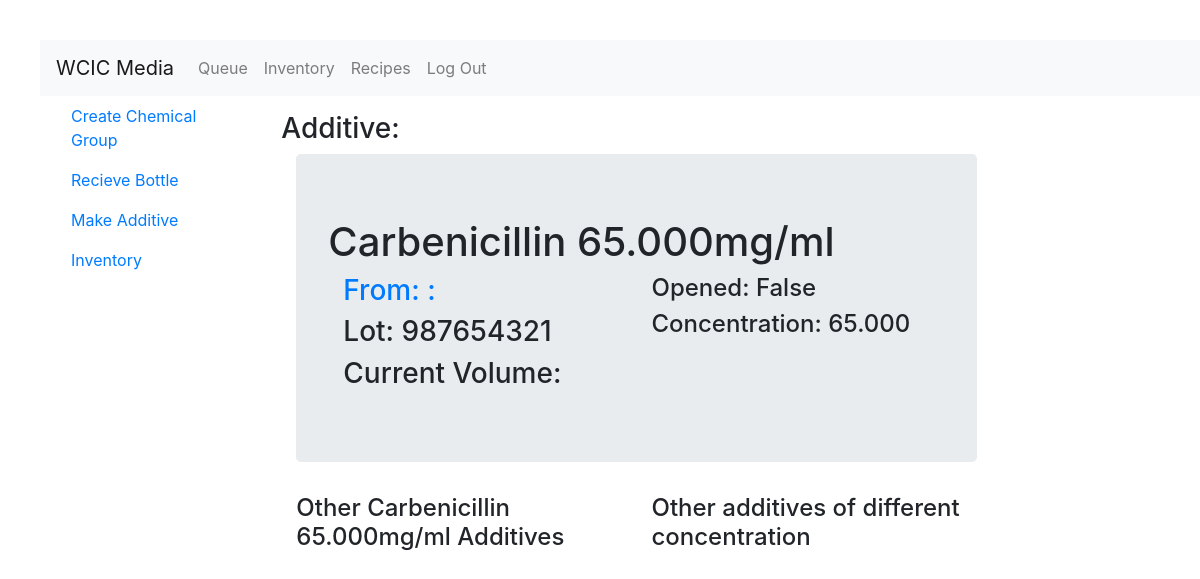
Page /inventory/additive/3 (signed in) on the committed database.
### inventory/models.py (models this page shows, shortened)
class Additive(models.Model):
    bottle = models.ForeignKey(Bottle,on_delete=models.CASCADE)
    concentration = models.DecimalField(max_digits=10,decimal_places=3)
    date_made = models.DateTimeField()
    made_by = models.ForeignKey(User,on_delete=models.CASCADE)
    batchid = models.CharField(max_length=256)
    filtered = models.BooleanField()
    volume = models.DecimalField(default=0.0,max_digits=10,decimal_places=3)
    class Meta:
        ordering = ['bottle','concentration']

class Bottle(models.Model):
    chemical = models.ForeignKey(Chemical,on_delete=models.CASCADE)
    company = models.CharField(max_length=256)
    catalog_number = models.CharField(max_length=256)
    base_volume = models.DecimalField(default=0.0,max_digits=10,decimal_places=3)
    lot_number = models.CharField(max_length=256)
    price = models.DecimalField(max_digits=10,decimal_places=2)
    current_volume = models.DecimalField(default=0.0, max_digits=10,decimal_places=3)
    expiration = models.DateField(null=True,blank=True)
    recieved = models.DateField()
    recieved_by = models.ForeignKey(User,related_name='recieved_by_user',on_delete=models.CASCADE)
    date_opened = models.DateTimeField(null=True,blank=True)
    opened_by = models.ForeignKey(User,related_name='opened_by_user',blank=True,null=True, on_delete=models.CASCADE)
    date_discarded = models.DateTimeField(null=True,blank=True)
    discarded_by = models.ForeignKey(User,related_name='discarded_by_user',blank=True, null=True,on_delete=models.CASCADE)
    class Meta:
        ordering = ['chemical']

class Chemical(models.Model):
    name = models.CharField(max_length=256)
    atomic_weight = models.DecimalField(max_digits=10,decimal_places=3)
    cas_number = models.CharField(max_length=25,unique=True)
    slug = models.SlugField(allow_unicode=True,unique=True)
    class Meta:
        ordering = ['name']
        unique_together = ('name','atomic_weight')

### inventory/views.py (the view)
# urls.py: path('additive/<int:pk>',views.AdditiveDetail.as_view(),name='additivedet'),
class AdditiveDetail(LoginRequiredMixin,generic.DetailView):
    model = Additive

### inventory/templates/inventory/additive_detail.html (shortened to what this page needs)
{% extends 'inventory/inventory_base.html' %}
{% block content %}
<h3>Additive:</h3>
<div class="container">
  <div class="jumbotron">
    <h1>{{additive.bottle.chemical.name}} {{additive.concentration}}mg/ml</h1>
    <div class="container">
      <div class="row">
        <div class="col-md-6">
          <h3><a href="{% url 'inventory:chemicaldet' slug=additive.bottle.chemical.slug %}">From: {{bottle.chemical.name}} {{bottle.company}}: {{bottle.catalog_number}}</a>           </h3>
          <h3>Lot: {{additive.bottle.lot_number}}</h3>
          <h3>Current Volume: {{additive.current_volume}}</h3>
        </div>
        <div class="col-md-6">
          <h4>Opened:
            {% if bottle.date_opened != Blank %}
              {{additive.date_made}}</h4>
              <h4>Made By: {{additive.made_by}}
            {% else %}
              False
            {% endif %}</h4>
            <h4>Concentration: {{additive.concentration}}</h4>
        </div>
    </div>
    </div>
  </div>
</div>
<div class="container">
  <div class="row">
    <div class="col-md-6">
      <h4>Other {{additive.bottle.chemical.name}} {{additive.concentration}}mg/ml Additives</h4>
    </div>
    <div class="col-md-6">
      <h4>Other additives of different concentration</h4>
    </div>
</div>
</div>
{% endblock %}

### static/wcicmedia/css/master.css (style rules this page uses)
html, body { margin-top: 20px; margin-left: 20px; }
* { text-decoration: none !important; }

### rows in the picture
Additive: bottle.chemical.name "Carbenicillin", concentration "65.000", bottle.lot_number "987654321"
